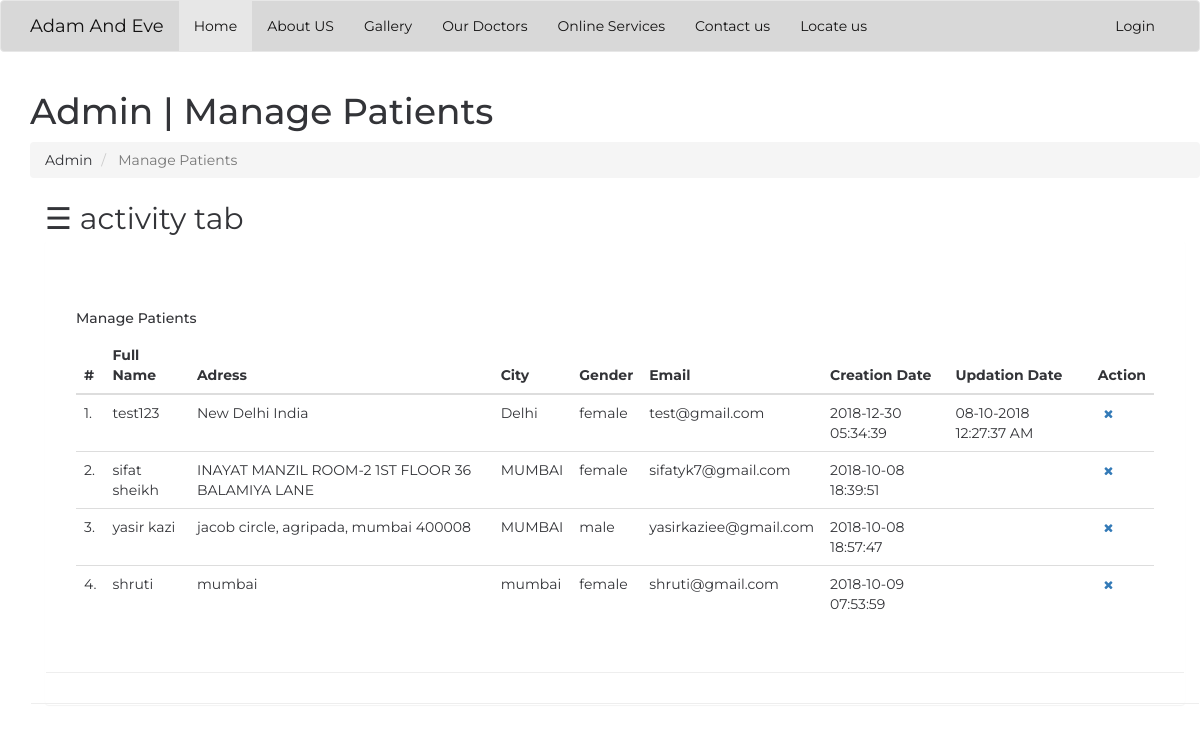
Page /admin/manage-users.php (signed in) on the committed database.
### tables this page shows
CREATE TABLE `users` (
  `id` int(11) NOT NULL,
  `fullName` varchar(255) NOT NULL,
  `address` longtext NOT NULL,
  `city` varchar(255) NOT NULL,
  `gender` varchar(255) NOT NULL,
  `email` varchar(255) NOT NULL,
  `password` varchar(255) NOT NULL,
  `regDate` timestamp NOT NULL DEFAULT CURRENT_TIMESTAMP,
  `updationDate` varchar(255) NOT NULL
);

### admin/manage-users.php (the view, shortened to what this page needs)
<!DOCTYPE html>
<html>
<head>
	<link rel="stylesheet" type="text/css" href="https://maxcdn.bootstrapcdn.com/bootstrap/3.3.5/css/bootstrap.min.css">
    <link rel="stylesheet" type="text/css" href="https://maxcdn.bootstrapcdn.com/font-awesome/4.4.0/css/font-awesome.min.css">
		<link href="vendor/perfect-scrollbar/perfect-scrollbar.min.css" rel="stylesheet" media="screen">
		<link href="vendor/animate.css/animate.min.css" rel="stylesheet" media="screen">
<link href="vendor/switchery/switchery.min.css" rel="stylesheet" media="screen">
		<link href="vendor/bootstrap-touchspin/jquery.bootstrap-touchspin.min.css" rel="stylesheet" media="screen">
		<link href="vendor/select2/select2.min.css" rel="stylesheet" media="screen">
		<link href="vendor/bootstrap-datepicker/bootstrap-datepicker3.standalone.min.css" rel="stylesheet" media="screen">
		<link href="vendor/bootstrap-timepicker/bootstrap-timepicker.min.css" rel="stylesheet" media="screen">
	<link rel="stylesheet" type="text/css" href="hosp.css">
</head>
<body>
<nav class="navbar navbar-default">
  <div class="container">
    <div class="navbar-header">
    <a class="navbar-brand" href="../hospital.php">Adam And Eve</a>
    </div>
    <div class="collapse navbar-collapse" id="bs-example-navbar-collapse-1">
      <ul class="nav navbar-nav">
       <li class="active"><a href="../hospital.php">Home</a></li>
         <li><a href="../aboutus.php">About US</a></li>
          <li><a href="../gallery.html">Gallery</a></li>
        <li><a href="../doctors.html">Our Doctors</a></li>
        <li><a href="../user-login.php">Online Services</a></li>
        <li><a href="../cont1.php">Contact us</a></li>
          <li><a href="../locateus.php">Locate us</a></li>
      </ul>
      <ul class="nav navbar-nav navbar-right">
        <li><a href="index.php">Login</a></li>
      </ul>
    </div>
  </div>
</nav>
<div class="container">
<div class="main-content" >
					<div class="wrap-content container" id="container">
						<section id="page-title">
							<div class="row">
								<div>
									<h1 class="mainTitle">Admin | Manage Patients</h1>
																	</div>
								<ol class="breadcrumb">
									<li>
										<span>Admin</span>
									</li>
									<li class="active">
										<span>Manage Patients</span>
									</li>
								</ol>
							</div>
						</section>
						<span style="font-size:30px;cursor:pointer" onclick="openNav()">&#9776; activity tab</span>
						<div class="panel panel-white">
						<div class="container-fluid container-fullw bg-white">
						<div class="container-fluid container-fullw bg-white">
									<div class="row">
								<div class="col-md-12">
									<h5 class="over-title margin-bottom-15">Manage <span class="text-bold">Patients</span></h5>
									<table class="table table-hover" id="sample-table-1">
										<thead>
											<tr>
												<th class="center">#</th>
												<th>Full Name</th>
												<th class="hidden-xs">Adress</th>
												<th>City</th>
												<th>Gender </th>
												<th>Email </th>
												<th>Creation Date </th>
												<th>Updation Date </th>
												<th>Action</th>
											</tr>
										</thead>
										<tbody>
<?php
$sql=mysql_query("select * from users");
$cnt=1;
while($row=mysql_fetch_array($sql))
{
?>
											<tr>
												<td class="center"><?php echo $cnt;?>.</td>
												<td class="hidden-xs"><?php echo $row['fullName'];?></td>
												<td><?php echo $row['address'];?></td>
												<td><?php echo $row['city'];?>
												</td>
												<td><?php echo $row['gender'];?></td>
												<td><?php echo $row['email'];?></td>
												<td><?php echo $row['regDate'];?></td>
												<td><?php echo $row['updationDate'];?>
												</td>
												<td >
												<div class="visible-md visible-lg hidden-sm hidden-xs">
	<a href="manage-users.php?id=<?php echo $row['id']?>&del=delete" onClick="return confirm('Are you sure you want to delete?')"class="btn btn-transparent btn-xs tooltips" tooltip-placement="top" tooltip="Remove"><i class="fa fa-times fa fa-white"></i></a>
												</div>
												</td>
											</tr>
											<?php
$cnt=$cnt+1;
											 }?>
										</tbody>
									</table>
								</div>
							</div>
								</div>
							</div>
						</div>
					</div>
					</div>
</div>
</body>
</html>

### admin/hosp.css (style rules this page uses)
body { background: url(https://images.unsplash.com/photo-1519494140681-8b17d830a3e9?ixlib=rb-0.3.5&s=4ba09aa340a1626fc49ae2fd479aa34b&auto=format&fit=crop&w=753&q=80); background-size: cover; background-position: center; color: #333438; font-family: 'Montserrat', sans-serif; }
html { height: 100%; }
.navbar-default { background-color: #d8d8d8; }
.navbar-default .navbar-nav>li>a, .navbar-default .navbar-nav>.active>a, .navbar-default .navbar-brand { color: #131212; }
.container-fullw { margin-left: -15px; margin-right: -15px; padding-left: 30px; padding-right: 30px; padding-top: 30px; padding-bottom: 30px; border-bottom: 1px solid #eee; }

### rows in the picture
users: fullName "test123", address "New Delhi India", city "Delhi", gender "female", email "test@gmail.com", regDate "2018-12-30 05:34:39", updationDate "08-10-2018 12:27:37 AM"
users: fullName "sifat sheikh", address "INAYAT MANZIL ROOM-2 1ST FLOOR 36 BALAMIYA LANE", city "MUMBAI", gender "female", email "sifatyk7@gmail.com", regDate "2018-10-08 18:39:51"
users: fullName "yasir kazi", address "jacob circle, agripada, mumbai 400008", city "MUMBAI", gender "male", email "yasirkaziee@gmail.com", regDate "2018-10-08 18:57:47"
users: fullName "shruti", address "mumbai", city "mumbai", gender "female", email "shruti@gmail.com", regDate "2018-10-09 07:53:59"
